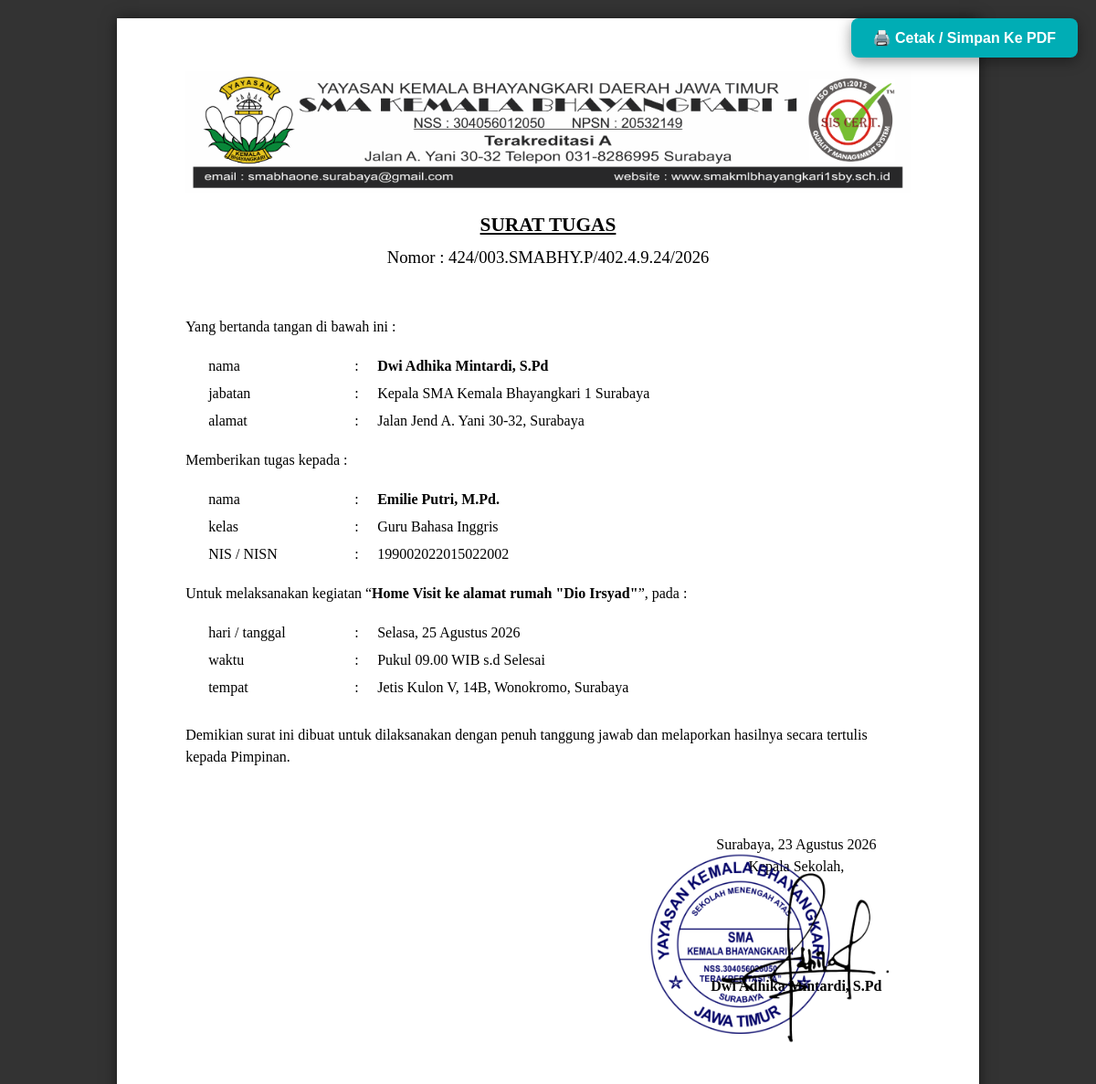
The page /surat/cetak/4 (signed in) on the database its author committed.
### tables this page shows
CREATE TABLE surat (
            id INTEGER PRIMARY KEY AUTOINCREMENT,
            jenis_surat TEXT, nomor_surat TEXT, perihal TEXT, bulan TEXT, uploaded_by TEXT,
            nama_penerima TEXT, unit TEXT, no_pegawai TEXT, kelas TEXT DEFAULT '-', no_induk_siswa TEXT DEFAULT '-',
            ttl TEXT DEFAULT '-', alamat TEXT DEFAULT '-', isi_keterangan TEXT DEFAULT '-', keterangan_acara TEXT DEFAULT '-', nama_event TEXT,
            hari_tanggal TEXT, tempat TEXT, tgl_surat TEXT DEFAULT '-',
            lampiran TEXT DEFAULT '-', waktu TEXT DEFAULT '-', alamat_tempat TEXT DEFAULT '-',
            isi_custom_html TEXT DEFAULT '-', file_custom_path TEXT DEFAULT '-',
            nama_bank TEXT DEFAULT '-', no_rekening TEXT DEFAULT '-', virtual_account TEXT DEFAULT '-'
        , is_approved INTEGER DEFAULT 0);

### routes/surat_keluar_routes.py (the view)
@surat_keluar_bp.route('/surat/cetak/<int:surat_id>')
def cetak_surat(surat_id):
    if 'username' not in session:
        return redirect(url_for('auth_bp.login_page'))
    conn = get_db()
    cursor = conn.cursor()
    cursor.execute("SELECT * FROM surat WHERE id = ?", (surat_id,))
    surat = cursor.fetchone()
    conn.close()
    if not surat:
        return "Surat tidak ditemukan!", 404
    surat_dict = dict(surat)
    surat_dict['tgl_surat_indo'] = format_tanggal_indo(surat_dict.get('tgl_surat'))
    if surat_dict.get('jenis_surat') == 'CUSTOM_FILE' and surat_dict.get('file_custom_path') != '-':
        upload_folder = os.path.join(current_app.root_path, 'static', 'uploads')
        return send_from_directory(upload_folder, surat_dict['file_custom_path'])
    if surat_dict['jenis_surat'] == 'REKOMENDASI_KOLEKTIF':
        raw_siswa = surat_dict.get('isi_keterangan', '') or ''
        siswa_list = []
        for line in raw_siswa.strip().split('\n'):
            if line.strip():
                parts = [p.strip() for p in line.split(',')]
                siswa_list.append({
                    'nama': parts[0] if len(parts) > 0 else '-',
                    'kelas': parts[1] if len(parts) > 1 else '-',
                    'nis': parts[2] if len(parts) > 2 else '-'
                })
        surat_dict['siswa_list'] = siswa_list
        return render_template('cetak_rekomendasi_kolektif.html', surat=surat_dict)
    elif surat['jenis_surat'] == 'KETERANGAN':
        return render_template('cetak_keterangan.html', surat=surat_dict)
    elif surat['jenis_surat'] == 'TUGAS':
        return render_template('cetak_tugas.html', surat=surat_dict)
    elif surat['jenis_surat'] == 'UNDANGAN':
        return render_template('cetak_undangan.html', surat=surat_dict)
    elif surat_dict['jenis_surat'] == 'KETERANGAN_PIP':
        return render_template('cetak_keterangan_pip.html', surat=surat_dict)
    elif surat['jenis_surat'] == 'SARPRAS':
        return render_template('cetak_sarpras.html', surat=surat_dict)
    elif surat['jenis_surat'] == 'CUSTOM_EDITOR':
        return render_template('cetak_custom.html', surat=surat_dict)
    return render_template('cetak_surat.html', surat=surat_dict)

### routes/utils.py (called while the page is built)
def get_db():
    conn = sqlite3.connect('arsip_kantor.db')
    conn.row_factory = sqlite3.Row
    return conn

def format_tanggal_indo(tgl_str):
    if not tgl_str or tgl_str == '-':
        return '18 Agustus 2026'
    bulan_indo = {
        '01': 'Januari', '02': 'Februari', '03': 'Maret', '04': 'April',
        '05': 'Mei', '06': 'Juni', '07': 'Juli', '08': 'Agustus',
        '09': 'September', '10': 'Oktober', '11': 'November', '12': 'Desember'
    }
    try:
        parts = tgl_str.split('-')
        if len(parts) == 3:
            thn, bln, tgl = parts
            return f"{int(tgl)} {bulan_indo.get(bln, bln)} {thn}"
    except Exception:
        pass
    return tgl_str

### templates/cetak_tugas.html (shortened to what this page needs)
<!DOCTYPE html>
<html lang="id">
<head>
</head>
<body>
    <button class="btn-print" onclick="window.print()">🖨️ Cetak / Simpan Ke PDF</button>
    <div class="paper">
        <div class="kop-container">
            <img src="{{ url_for('static', filename='img/kop.png') }}" class="kop-surat-img" alt="Kop Surat SMA Kemala Bhayangkari 1">
        </div>
        <div class="judul-surat">SURAT TUGAS</div>
        <div class="nomor-surat">Nomor : {{ surat['nomor_surat'] }}</div>
        <p>Yang bertanda tangan di bawah ini :</p>
        <table class="form-table">
            <tr><td width="150">nama</td><td width="15">:</td><td><b>Dwi Adhika Mintardi, S.Pd</b></td></tr>
            <tr><td>jabatan</td><td>:</td><td>Kepala SMA Kemala Bhayangkari 1 Surabaya</td></tr>
            <tr><td>alamat</td><td>:</td><td>Jalan Jend A. Yani 30-32, Surabaya</td></tr>
        </table>
        <p>Memberikan tugas kepada :</p>
        <table class="form-table">
            <tr><td width="150">nama</td><td width="15">:</td><td><b>{{ surat['nama_penerima'] if surat['nama_penerima'] else '-' }}</b></td></tr>
            {% if surat['kelas'] and surat['kelas'] != '-' %}
                <tr><td>kelas</td><td>:</td><td>{{ surat['kelas'] }}</td></tr>
                <tr><td>NIS / NISN</td><td>:</td><td>{{ surat['no_induk_siswa'] if surat['no_induk_siswa'] else '-' }}</td></tr>
            {% else %}
                <tr><td>jabatan / Unit</td><td>:</td><td>{{ surat['unit'] if surat['unit'] else '-' }}</td></tr>
                <tr><td>NIP / NTY</td><td>:</td><td>{{ surat['no_pegawai'] if surat['no_pegawai'] else '-' }}</td></tr>
            {% endif %}
        </table>
        <p>Untuk melaksanakan kegiatan “<b>{{ surat['nama_event'] if surat['nama_event'] else surat['perihal'] }}</b>”, pada :</p>
        <table class="form-table">
            <tr><td width="150">hari / tanggal</td><td width="15">:</td><td>{{ surat['hari_tanggal'] if surat['hari_tanggal'] else '-' }}</td></tr>
            <tr><td>waktu</td><td>:</td><td>{{ surat['waktu'] if surat['waktu'] else '-' }}</td></tr>
            <tr><td>tempat</td><td>:</td><td>{{ surat['tempat'] if surat['tempat'] else '-' }}</td></tr>
        </table>
        <p style="margin-top: 25px;">Demikian surat ini dibuat untuk dilaksanakan dengan penuh tanggung jawab dan melaporkan hasilnya secara tertulis kepada Pimpinan.</p>
        <div class="ttd-container">
            <p>Surabaya, {{ surat['tgl_surat_indo'] }}<br>Kepala Sekolah,</p>
            <div style="height: 75px; position: relative; display: flex; justify-content: center; align-items: center;">
                {% if surat.is_approved == 1 %}
                    <img src="{{ url_for('static', filename='img/ttd_stamp.png') }}"
                        style="position: absolute; width: 280px; height: auto; top: -55px; left: 35%; transform: translateX(-50%); z-index: 10; pointer-events: none;">
                {% endif %}
            </div>
            <p><b>Dwi Adhika Mintardi, S.Pd</b></p>
        </div>
    </div>
</body>
</html>

### templates/cetak_tugas.html (style rules this page uses)
body { font-family: 'Times New Roman', Times, serif; font-size: 12pt; line-height: 1.5; color: #000; background: #333; margin: 0; padding: 20px 0; }
.paper { width: 210mm; min-height: 330mm; padding: 15mm 20mm 20mm 20mm; background: #fff; margin: 0 auto; box-shadow: 0 0 15px rgba(0,0,0,0.5); display: block; }
.kop-container { width: 100%; margin-bottom: 20px; text-align: center; }
.kop-surat-img { width: 100%; max-width: 100%; height: auto; display: block; }
.judul-surat { text-align: center; font-weight: bold; font-size: 16pt; text-decoration: underline; margin-bottom: 5px; text-transform: uppercase; }
.nomor-surat { text-align: center; font-size: 14pt; margin-bottom: 50px; }
table.form-table { width: 100%; margin-left: 20px; margin-bottom: 15px; border-collapse: collapse; }
table.form-table td { padding: 3px 5px; vertical-align: top; }
.ttd-container { float: right; width: 250px; text-align: center; margin-top: 40px; }
.btn-print { position: fixed; top: 20px; right: 20px; padding: 12px 24px; background: #00adb5; color: white; border: none; border-radius: 8px; font-weight: bold; font-size: 1rem; cursor: pointer; box-shadow: 0 4px 15px rgba(0,0,0,0.4); z-index: 9999; }

### rows shown on the page
surat: nomor_surat "424/003.SMABHY.P/402.4.9.24/2026", nama_penerima "Emilie Putri, M.Pd.", kelas "Guru Bahasa Inggris", no_induk_siswa "199002022015022002", nama_event+perihal "Home Visit ke alamat rumah \"Dio Irsyad\"", hari_tanggal "Selasa, 25 Agustus 2026", waktu "Pukul 09.00 WIB s.d Selesai", tempat "Jetis Kulon V, 14B, Wonokromo, Surabaya"

### other values the page prints
{{ surat['tgl_surat_indo'] }} "23 Agustus 2026"
